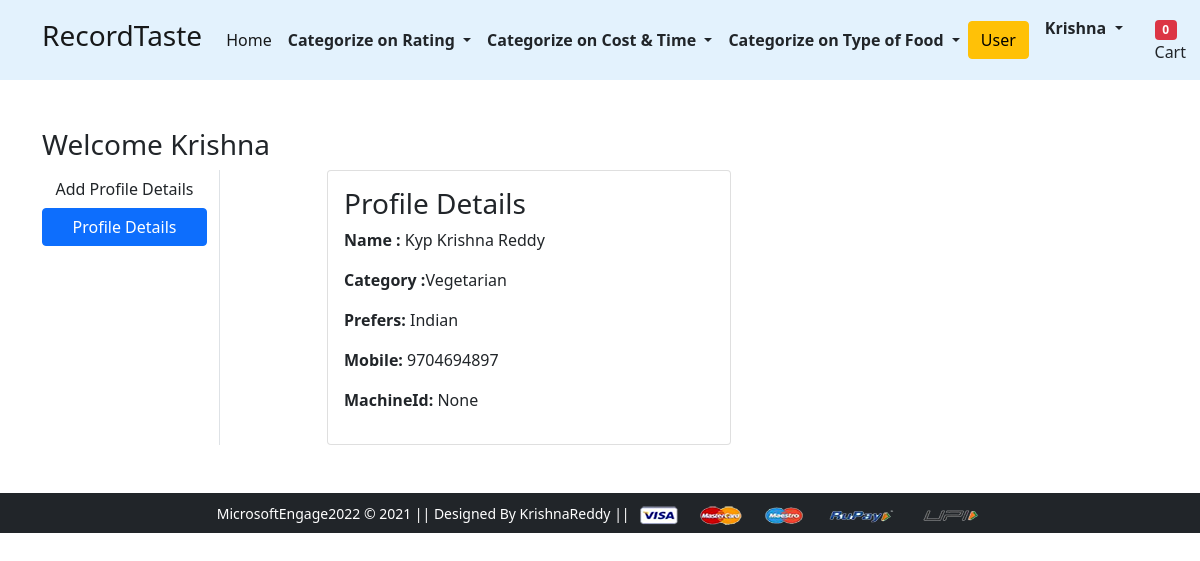
The app's page /profiledetails/ (signed in) with its own data.
### app/models.py (models this page shows, shortened)
class Customer(models.Model):
  user = models.ForeignKey(User, on_delete=models.CASCADE)
  name = models.CharField(max_length=200)
  Category = models.CharField(choices=CATEGORY_CHOICES,max_length=25,default="Vegetarian")
  prefers=models.CharField(choices=Prefered_choices,max_length=50,default="Indian")
  mobile=models.PositiveIntegerField(blank=True,null=True )
  machineid=models.CharField(blank=True,null=True,max_length=10)

### app/views.py (the view)
# urls.py: path('profiledetails/', views.profiledetails, name='profiledetails'),
def profiledetails(request):
    add = Customer.objects.filter(user=request.user)
    totalitems=0
    if request.user.is_authenticated:
        totalitem = len(Cart.objects.filter(user=request.user))
    return render(request, 'app/profiledetails.html',{'add':add,'active':'btn-primary','totalitem':totalitem})

### app/templates/app/profiledetails.html (shortened to what this page needs)
{% extends 'app/base.html' %}
{% load static %}
{% block main-content %}
<div class="container my-5">
 <div class="row">
    <h3>Welcome <span class="text-capitalize">{{request.user}}</span> </h3>
  <div class="col-sm-2 border-end">
   <ul class="list-unstyled">
    <li class="d-grid"><a href="{% url 'profile' %}" class="btn ">Add Profile Details</a></li>
    <li class="d-grid"><a href="{% url 'profiledetails' %}" class="btn {{active}}">Profile Details</a></li>
   </ul>
  </div>
  <div class="col-sm-9 offset-sm-1">
   <div class="row">
       {% for ad in add  %}
    <div class="col-sm-6">
     <div class="card">
      <div class="card-body">
       <h3>Profile Details</h3>
       <p><b> Name : </b> {{ad.name}}</p>
       <p><b> Category :</b>{{ad.Category}} </p>
       <p><b>Prefers: </b>{{ad.prefers}}</p>
       <p><b>Mobile: </b>{{ad.mobile}}</p>
       <p><b>MachineId: </b>{{ad.machineid}}</p>
      </div>
     </div>
    </div>
    {% endfor %}
   </div>
  </div>
 </div>
</div>
{% endblock main-content %}

### app/templates/app/base.html (shortened to what this page needs)
<!doctype html>
{% load static %}
<html lang="en">
  <head>
    <link rel="stylesheet" href="{% static 'app/css/bootstrap.min.css' %}" >
    <link rel="stylesheet" href="{% static 'app/css/owl.carousel.min.css' %}">
    <link rel="stylesheet" href="{% static 'app/css/all.min.css' %}">
    <link rel="stylesheet" href="{% static 'app/css/style.css' %}">
  </head>
  <body>
    <nav class="navbar navbar-expand-lg navbar-light" style="background-color: #e3f2fd;">
     <div class="container">
       <a class="navbar-brand" href="/"> <h3>RecordTaste</h3> </a>
       <div class="collapse navbar-collapse" id="navbarSupportedContent">
         <ul class="navbar-nav me-auto mb-2 mb-lg-0">
           <li class="nav-item">
             <a class="nav-link active" aria-current="page" href="/">Home</a>
           </li>
           <li class="nav-item dropdown">
             <a class="nav-link dropdown-toggle text-dark" href="#" id="electronicsDropdown" role="button" data-bs-toggle="dropdown" aria-expanded="false">
               <b>Categorize on Rating</b>
             </a>
           </li>
           <li class="nav-item dropdown">
             <a class="nav-link dropdown-toggle text-dark" href="#" id="fashionDropdown" role="button" data-bs-toggle="dropdown" aria-expanded="false">
              <b>Categorize on Cost &amp; Time</b>
             </a>
           </li>
           <li class="nav-item dropdown">
            <a class="nav-link dropdown-toggle text-dark" href="#" id="fashionDropdown" role="button" data-bs-toggle="dropdown" aria-expanded="false">
             <b>Categorize on Type of Food</b>
            </a>
          </li>
         </ul>
         <form class="d-flex">
           <button class="btn btn-warning" type="submit">User</button>
         </form>
         <div>
          <ul class="navbar-nav me-auto mb-2 mb-lg-0">
            {% if request.user.is_authenticated %}
           <li class="nav-item dropdown mx-2">
              <a class="nav-link dropdown-toggle text-dark" href="#" id="profileDropdown" role="button" data-bs-toggle="dropdown" aria-expanded="false">
                <b><span class="text-capitalize">{{request.user}}</span></b>
              </a>
            </li>
            <li class="nav-item mx-2">
             <a href="{% url 'showcart' %}" class="nav-link text-dark"><span class="badge bg-danger">{{totalitem}}</span> Cart </a>
            </li>
          {% endif %}
          </ul>
         </div>
       </div>
     </div>
    </nav>
    {% block main-content %} {% endblock main-content %}
    <footer class="container-fluid bg-dark text-center p-2 mt-5">
        <small class="text-white">MicrosoftEngage2022 &copy; 2021 || Designed By KrishnaReddy || </small>
        <img src="{% static 'app/images/payment.png' %}" alt="" srcset="" class="img-fluid" height="2px">
    </footer>
  </body>
</html>

### records on screen
Customer: name "Kyp Krishna Reddy", Category "Vegetarian", prefers "Indian", mobile "9704694897", machineid "None"

### other values on screen
{{ request.user }} "Krishna"
{{ totalitem }} "0"
